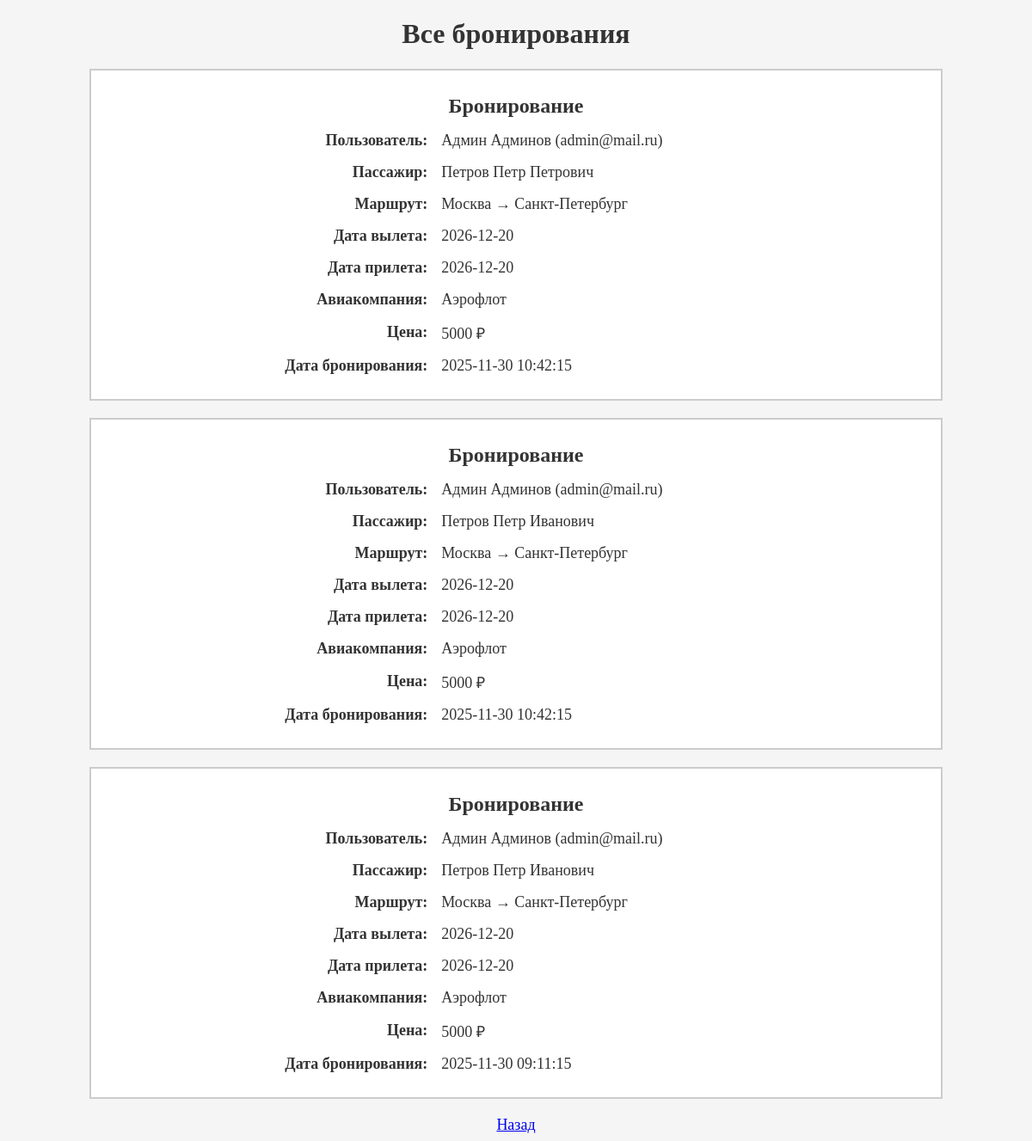
The app's page /view_bookings, older data.
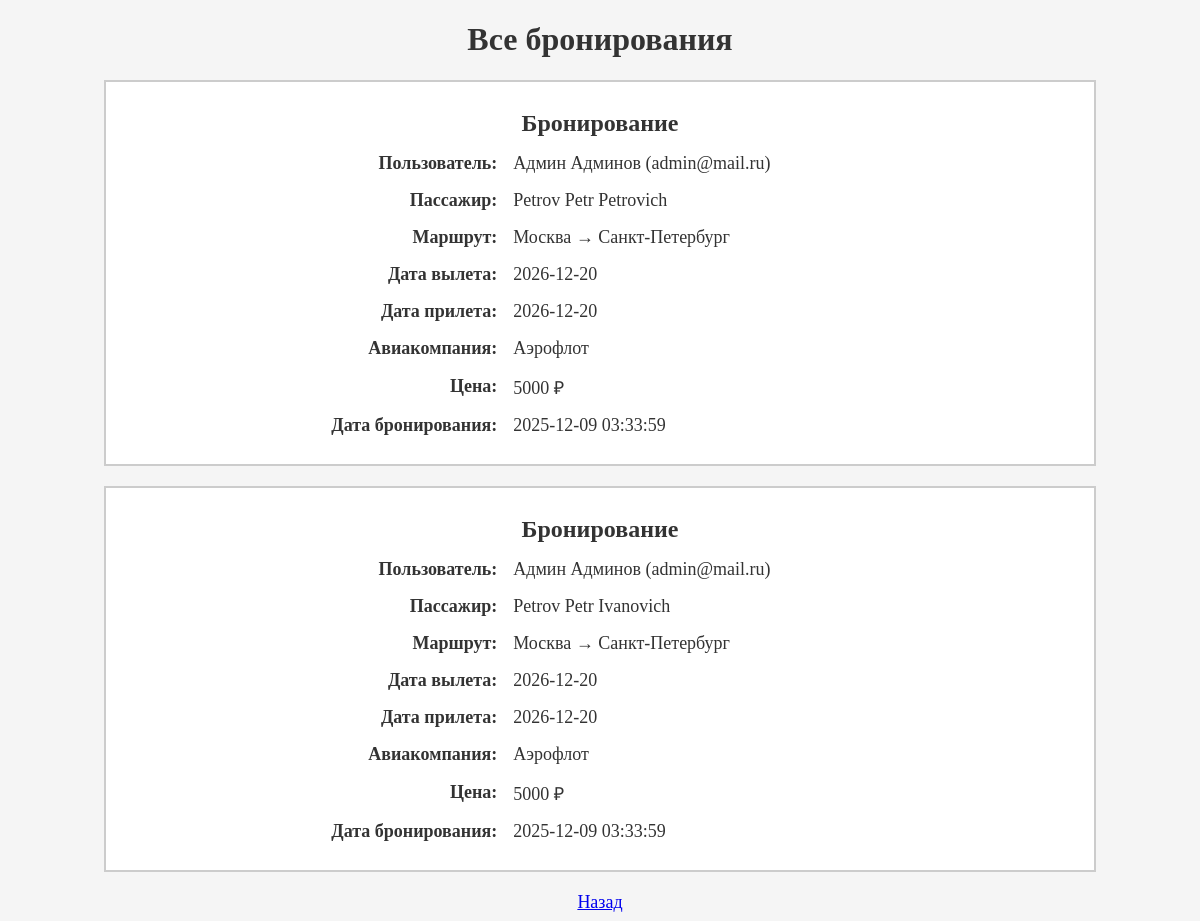
The same page, newer data.
### tables this page shows
CREATE TABLE booking (
                id INTEGER PRIMARY KEY AUTOINCREMENT,
                user_id INTEGER,        
                flight_id INTEGER,     
                passenger_fio TEXT,     
                booking_date TEXT,
                FOREIGN KEY (user_id) REFERENCES users(id),
                FOREIGN KEY (flight_id) REFERENCES flights(id)
            );

CREATE TABLE users (
                id INTEGER PRIMARY KEY AUTOINCREMENT,
                fio TEXT,
                password TEXT,
                email TEXT
            );

CREATE TABLE flights (
                id INTEGER PRIMARY KEY AUTOINCREMENT,
                departure_city TEXT,    
                arrival_city TEXT,       
                departure_date TEXT,
                arrival_date TEXT,    
                company TEXT,
                price INTEGER
            );

### app.py (the view)
@app.route('/view_bookings')
def view_bookings_page():
    return controller_view_bookings()

### app.py (called while the page is built)
@app.before_request
def auto_login():
    if 'user_id' not in session:
        conn = get_db_connection()
        cursor = conn.cursor()
        cursor.execute("SELECT id, fio FROM users WHERE email = 'admin@mail.ru'")
        admin = cursor.fetchone()
        conn.close()
        if admin:
            session['user_id'] = admin['id']
            session['fio'] = admin['fio']
            logger.debug(f"Auto login for user {admin['fio']}")

### controllers.py (called while the page is built)
def controller_view_bookings():
    page = request.args.get('page', 0, type=int)
    bookings, total_pages = get_bookings_page(page)
    return render_template('view_bookings.html',
                         bookings=bookings,
                         current_page=page,
                         total_pages=total_pages)

### createdb.py (called while the page is built)
def get_db_connection():
    conn = sqlite3.connect("database.db")
    conn.row_factory = sqlite3.Row
    return conn

### templates/view_bookings.html (shortened to what this page needs)
<!DOCTYPE html>
<html lang="ru">
<head>
</head>
<body bgcolor="#f5f5f5" text="#333333">
    <center>
        <h1><font size="6">Все бронирования</font></h1>
        {% if bookings %}
            {% for booking in bookings %}
            <div style="border: 2px solid #ccc; padding: 20px; margin: 20px 0; background: white; width: 80%;">
                <table cellpadding="8" cellspacing="0" border="0" width="100%">
                    <tr>
                        <td align="center" colspan="2">
                            <b><font size="5">Бронирование</font></b>
                        </td>
                    </tr>
                    <tr>
                        <td align="right" width="40%"><b><font size="4">Пользователь:</font></b></td>
                        <td width="60%"><font size="4">{{ booking.user_fio }} ({{ booking.user_email }})</font></td>
                    </tr>
                    <tr>
                        <td align="right"><b><font size="4">Пассажир:</font></b></td>
                        <td><font size="4">{{ booking.passenger_fio }}</font></td>
                    </tr>
                    <tr>
                        <td align="right"><b><font size="4">Маршрут:</font></b></td>
                        <td><font size="4">{{ booking.departure_city }} → {{ booking.arrival_city }}</font></td>
                    </tr>
                    <tr>
                        <td align="right"><b><font size="4">Дата вылета:</font></b></td>
                        <td><font size="4">{{ booking.departure_date }}</font></td>
                    </tr>
                    <tr>
                        <td align="right"><b><font size="4">Дата прилета:</font></b></td>
                        <td><font size="4">{{ booking.arrival_date }}</font></td>
                    </tr>
                    <tr>
                        <td align="right"><b><font size="4">Авиакомпания:</font></b></td>
                        <td><font size="4">{{ booking.company }}</font></td>
                    </tr>
                    <tr>
                        <td align="right"><b><font size="4">Цена:</font></b></td>
                        <td><font size="4">{{ booking.price }} ₽</font></td>
                    </tr>
                    <tr>
                        <td align="right"><b><font size="4">Дата бронирования:</font></b></td>
                        <td><font size="4">{{ booking.booking_date }}</font></td>
                    </tr>
                </table>
            </div>
            {% endfor %}
        {% else %}
            <p>Нет бронирований</p>
        {% endif %}
        <div>
            <a href="/" style="font-size:18px;">Назад</a>
        </div>
    </center>
</body>
</html>

Row changes from the older to the newer data that the page shows:
removed booking: user_fio "Админ Админов", user_email "admin@mail.ru", passenger_fio "Петров Петр Петрович", departure_city "Москва", arrival_city "Санкт-Петербург", departure_date "2026-12-20", arrival_date "2026-12-20", company "Аэрофлот", price "5000", booking_date "2025-11-30 10:42:15"
removed booking: user_fio "Админ Админов", user_email "admin@mail.ru", passenger_fio "Петров Петр Иванович", departure_city "Москва", arrival_city "Санкт-Петербург", departure_date "2026-12-20", arrival_date "2026-12-20", company "Аэрофлот", price "5000", booking_date "2025-11-30 10:42:15"
added booking: user_fio "Админ Админов", user_email "admin@mail.ru", passenger_fio "Petrov Petr Petrovich", departure_city "Москва", arrival_city "Санкт-Петербург", departure_date "2026-12-20", arrival_date "2026-12-20", company "Аэрофлот", price "5000", booking_date "2025-12-09 03:33:59"
changed booking: passenger_fio "Петров Петр Иванович" → "Petrov Petr Ivanovich"; booking_date "2025-11-30 09:11:15" → "2025-12-09 03:33:59"
